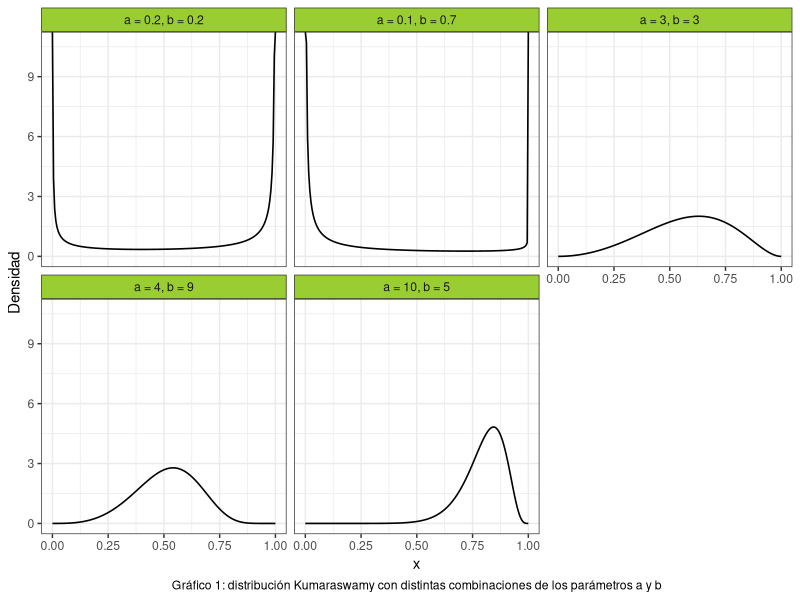
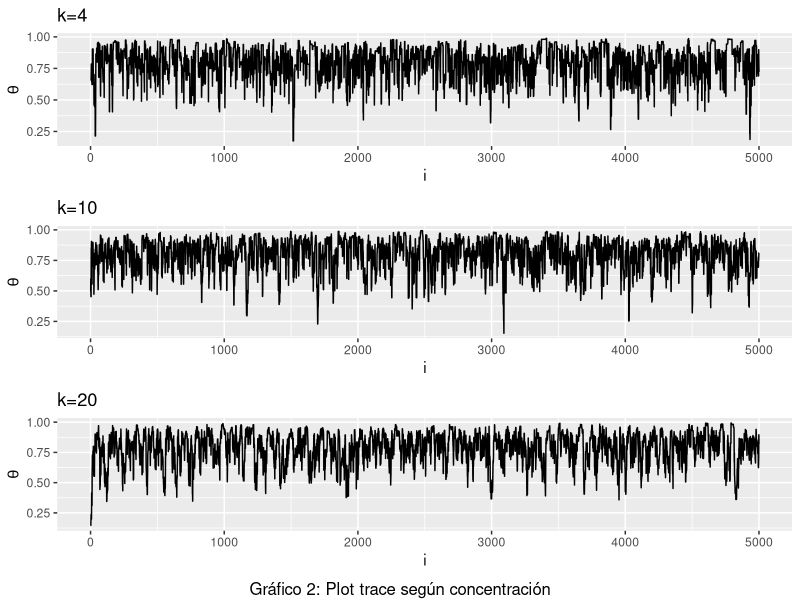
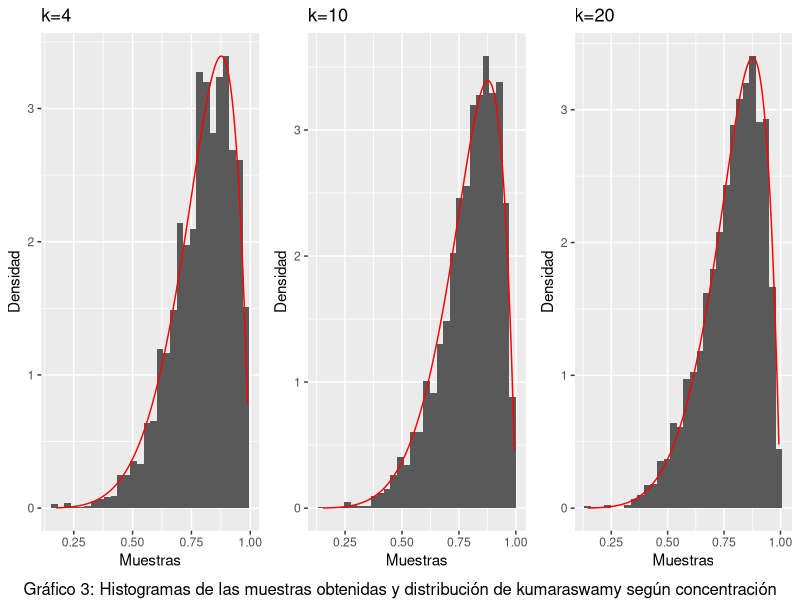
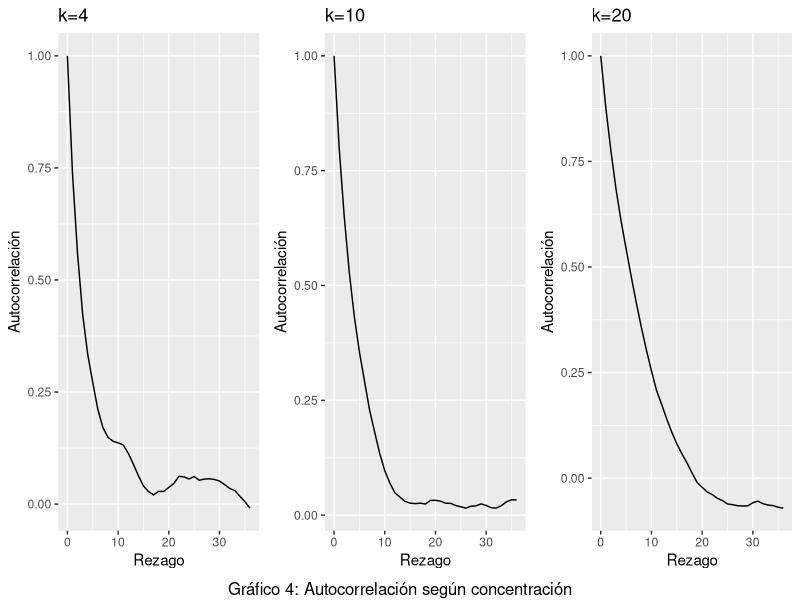
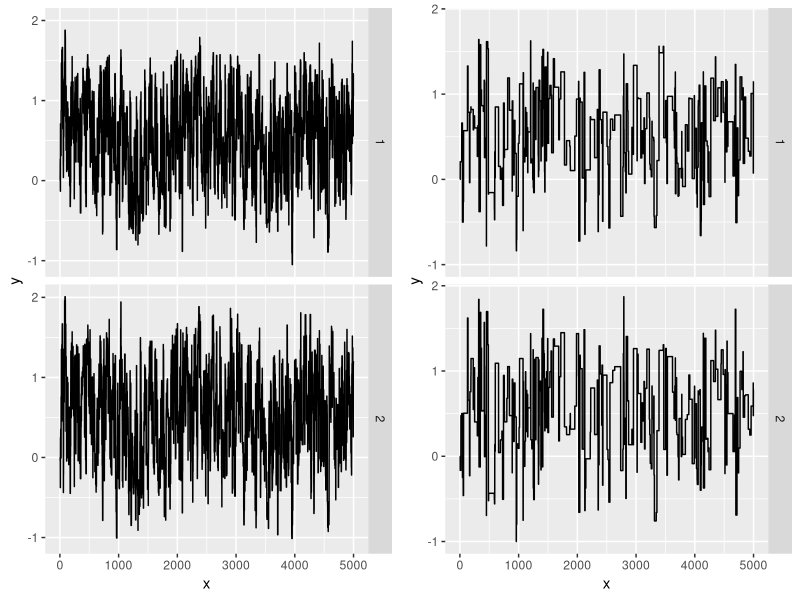
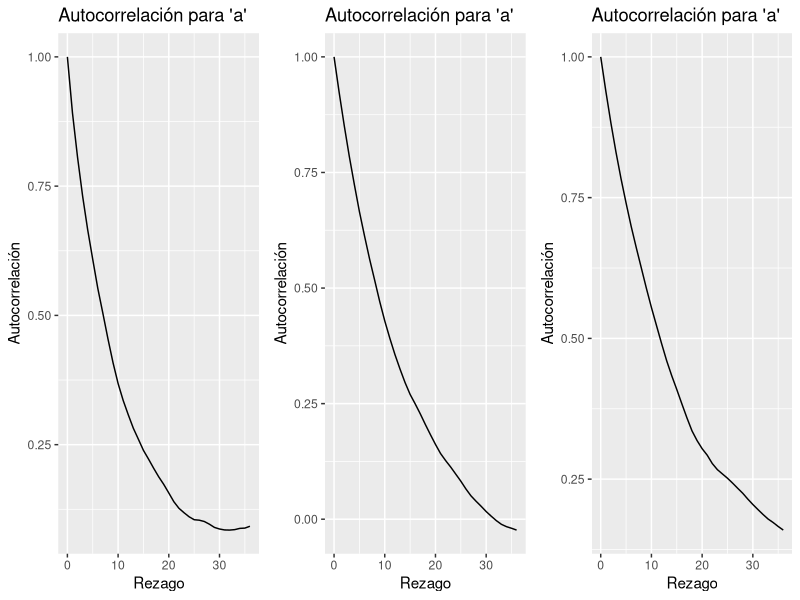
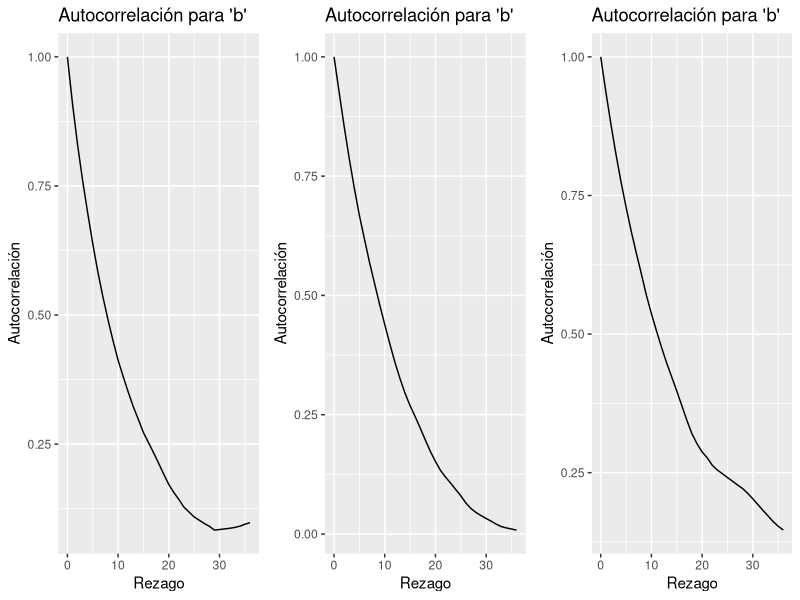

R code for these plots, in order:
## ---- chunk 1
#Librerias
library(ggplot2)
library(dplyr)
library(gridExtra)
library(kableExtra)
library(stats)
library(mvtnorm)
set.seed(394)
## ---- chunk 2

cant_saltos <- 0


sample_mh <- function(d_objetivo, r_propuesta, d_propuesta, p_inicial, n) {
  muestras <- matrix(nrow = n, ncol = length(p_inicial))
  muestras[1, ] <- p_inicial
  
  for(i in 2:n) {
    p_actual <- muestras[i-1,]
    p_nuevo <- r_propuesta(p_actual)
    
    f_nuevo <- d_objetivo(p_nuevo)
    f_actual <- d_objetivo(p_actual)
    
    q_actual <- d_propuesta(p_actual, mean = p_nuevo)
    q_nuevo <- d_propuesta(p_nuevo, mean = p_actual)
    
    alpha <- min(1, (f_nuevo/f_actual)*(q_actual/q_nuevo))
    aceptar <- rbinom(1, 1, alpha)
    
    if(aceptar) { 
      muestras[i,] <- p_nuevo
      cant_saltos <- cant_saltos + 1
      
    } else {
      muestras[i,] <- p_actual
    }
  }
  
  if (ncol(muestras) == 1) {
    muestras <- as.vector(muestras)
  } 
  return(list(muestras=muestras,cant_saltos=cant_saltos))
}

## ---- chunk 3
#Punto 2
# Crear grilla para los valores de "x"
grid_n <- 200
x_grid <- seq(0, 1, length.out = grid_n)

kumaraswamy <- function(x, a, b){
  a*b*(x^(a-1))*((1-(x^a))^(b-1))
}

a <- c(0.2, 0.1, 3, 4, 10)
b <- c(0.2, 0.7, 3, 9, 5)


#Creamos un data frame para graficar la distribución de Kumaraswamy:

data1 <- data.frame(
  Funcion = as.factor(rep(1:5, each = grid_n)),
  Densidad = numeric(5 * grid_n),
  Grilla = rep(x_grid, times = 5)
) 

#Completamos el data frame con las densidades:
for(i in 1:5) {
    indices <- seq(from = 1 + (i - 1) * 200, to = 200 + (i - 1) * 200)
    data1$Densidad[indices] <- kumaraswamy(x_grid, a[i], b[i])
}

# Asigno etiquetas para cada función de kumaraswamy
# levels(data1$Funcion) <- c(
#   expression(a ~ " = 0.2," ~ b ~ "= 0.2"),
#   expression(a ~ " = 0.1," ~ b ~ "= 0.7"),
#   expression(a ~ " = 3," ~ b ~ "= 3"),
#   expression(a ~ " = 4," ~ b ~ "= 9"),
#   expression(a ~ " = 10," ~ b ~ "= 5")
# )

levels(data1$Funcion) <- c("a = 0.2, b = 0.2",
                           "a = 0.1, b = 0.7",
                           "a = 3, b = 3",
                           "a = 4, b = 9",
                           "a = 10, b = 5")

ggplot(data = data1, aes(x = Grilla, y = Densidad)) +
  geom_line(size = 0.55) +
  facet_wrap(~Funcion) +
  theme_bw() +
  labs(x = "x",
       caption = "Gráfico 1: distribución Kumaraswamy con distintas combinaciones de los parámetros a y b") + 
  theme(
    strip.background = element_rect(fill = "olivedrab3"),
    plot.caption = element_text(hjust = 0.5)
  )

## ---- chunk 4
#Punto 3
concentracion3 <- c(4,10,20)
tabla3 <- data.frame ( 
  concentracion = rep(concentracion3, each = 5000),
  muestra = numeric(15000)
  )
tasa3 <- numeric(3)

for (i in 1:3) {
#Funciones a usar
d_objetivo3 <- function(x) kumaraswamy(x, 6, 2)
d_propuesta3 <- function(x, mean) dbeta(x, shape1 = mean * concentracion3[i], shape2 = (1-mean) * concentracion3[i])
r_propuesta3 <- function(x) rbeta(1, shape1 = x * concentracion3[i], shape2 = (1-x) * concentracion3[i])
#Donde x hace referencia a mu
n3 <- 5000
p_inicial3 <- rbeta(1,shape1=2,shape2=2)
funcion3 <- sample_mh(d_objetivo3, r_propuesta3, d_propuesta3, p_inicial3, n3)
indices <- seq(from = 1 + (i - 1) * 5000, to = 5000 + (i - 1) * 5000)
tabla3$muestra[indices] <- funcion3$muestras

tasa3[i] <- funcion3$cant_saltos/n3
} 

#Tasa de aceptacion
tabla3_2 <- data.frame(
  Concentracion = c("4","10","20"),
  Tasa_de_aceptacion = tasa3
) %>%
  kable() %>%
  kable_styling(bootstrap_options = c("striped","hover","condensed")) %>%
  add_footnote("Tabla 1: Tasa de aceptación")

print (tabla3_2)
## ---- chunk 5

#Gata peluda junta
# Agrego una columna con el orden de las muestras
tabla3$orden <- rep(1:5000, times = 3)
tabla3$concentracion <- as.factor(tabla3$concentracion) 


# Gráfico con múltiples líneas
grafico3_1 <- ggplot(data = tabla3, aes(x = orden, y = muestra, group = concentracion, color = concentracion)) +
  geom_line() +
  theme_bw() +
  labs(x = "x", y = "y", color = "Group", caption = "Gráfico: Trace plot para las 3 concentraciones") +
  theme(legend.position = "top")  



#Trace plots
plot_trace <- function(x){
  data.frame(x = seq_along(x), y = x) %>% 
    ggplot() +
    geom_line(aes(x = x, y = y))
}

grafico3_2 <- plot_trace(tabla3$muestra[1:5000]) +
              labs(x = "i", y = expression(theta), title = "k=4")
grafico3_3 <- plot_trace(tabla3$muestra[5001:10000]) +
              labs(x = "i", y = expression(theta), title = "k=10")
grafico3_4 <- plot_trace(tabla3$muestra[10001:15000]) +
              labs(x = "i", y = expression(theta), title = "k=20")

grid.arrange(grafico3_2,grafico3_3,grafico3_4, nrow=3, bottom ="Gráfico 2: Plot trace según concentración")
## ---- chunk 6

#Histogramas
plot_hist <- function(x, d_objetivo3) {
  x_seq <- seq(min(x), max(x), length.out = n3)
  df_hist <- data.frame(x = x)
  df_line <- data.frame(x = x_seq, y = d_objetivo3(x_seq))
  
  ggplot(df_hist)+
    geom_histogram(aes(x = x, y =after_stat(density))) +
    geom_line(aes(x = x, y = y), data = df_line, color = "red")
}

grafico3_5 <- plot_hist(tabla3$muestra[1:5000],d_objetivo3) +
  labs (title = "k=4", x = "Muestras", y = "Densidad")
grafico3_6 <- plot_hist(tabla3$muestra[5001:10000],d_objetivo3) +
  labs (title = "k=10", x = "Muestras", y = "Densidad")
grafico3_7 <- plot_hist(tabla3$muestra[10001:15000],d_objetivo3) +
  labs (title = "k=20", x = "Muestras", y = "Densidad")

grid.arrange(grafico3_5,grafico3_6,grafico3_7,nrow=1, bottom = "Gráfico 3: Histogramas de las muestras obtenidas y distribución de kumaraswamy según concentración")

## ---- chunk 7

#Graficos de autocorrelacion
plot_acf <- function(data, title) {
  acf_result <- acf(data, plot = FALSE)
  ggplot() +
    geom_line(aes(y = acf_result$acf, x = acf_result$lag)) +
    labs(title = title, x = "Rezago", y = "Autocorrelación")
}


grafico3_8 <- plot_acf(tabla3$muestra[1:5000], "k=4")
grafico3_9 <- plot_acf(tabla3$muestra[5001:10000], "k=10")
grafico3_10 <- plot_acf(tabla3$muestra[10001:15000], "k=20")

grid.arrange(grafico3_8,grafico3_9,grafico3_10,nrow=1,  bottom = "Gráfico 4: Autocorrelación según concentración") 

## ---- chunk 8
#Punto 4
muestra4_1 <- tabla3$muestra[1:5000]
muestra4_2 <- tabla3$muestra[5001:10000]
muestra4_3 <- tabla3$muestra[10001:15000]

#Calculo de la media y los percentiles 5 y 95 para X:
variable_x <- data.frame(
  Muestra = c("1", "2", "3"),
  Concentración = c("k=4", "k=10", "k=20"),
  Medias =  c(mean(muestra4_1), mean(muestra4_2), mean(muestra4_3)),
  Percentil_5 = c(quantile(muestra4_1, prob = c(0.05)),
                  quantile(muestra4_2, prob = c(0.05)),
                  quantile(muestra4_3, prob = c(0.05))
                  ),
  Percentil_95 = c(quantile(muestra4_1, prob = c(0.95)),
                  quantile(muestra4_2, prob = c(0.95)),
                  quantile(muestra4_3, prob = c(0.95))
                  )
) %>%
  kable() %>%
  kable_styling(bootstrap_options = c("striped","hover","condensed")) %>%
  add_footnote("Tabla 2: Media y percentiles de X")

print(variable_x)


## ---- chunk 9
#Cálculo de la media y los percentiles 5 y 95 para logit(X):
l_m1 <- log((muestra4_1/(1-muestra4_1)))
l_m2 <- log((muestra4_2/(1-muestra4_2)))
l_m3 <- log((muestra4_3/(1-muestra4_3)))



variable_logit_X <- data.frame(
  Muestra = c("1", "2", "3"),
  Concentración = c("k=4", "k=10", "k=20"),
  Medias = c(mean(l_m1), mean(l_m2), mean(l_m3)),
  Percentil_5 = c(quantile(l_m1, prob = c(0.05)),
                  quantile(l_m2, prob = c(0.05)),
                  quantile(l_m3, prob = c(0.05))
                  ),
  Percentil_95 = c(quantile(l_m1, prob = c(0.95)),
                  quantile(l_m2, prob = c(0.95)),
                  quantile(l_m3, prob = c(0.95))
                  )
) %>%
  kable() %>%
  kable_styling(bootstrap_options = c("striped","hover","condensed")) %>%
  add_footnote("Tabla 3: Media y percentiles de logit(X)")


print(variable_logit_X)


## ---- chunk 10
#Paso 7

# Funciones a utilizar
#1.Trace plot
plot_trace <- function(x, y) {
  n <- length(x)
  df <- data.frame(
    x = rep(1:n, 2),
    y = c(x,y),
    dimension = rep(1:2, each = n)
  )
  
  ggplot(df) + 
    geom_line(aes(x = x, y = y)) +
    facet_grid(rows = vars(dimension))
}


#2. Cálculo de R sombrero

W <- function(muestras) {
  
  mean(apply(muestras, 2, var))
 
}


B <-  function(muestras, M, S) {
  media_g <- mean(muestras)
  media_cadena <- mean(apply(muestras, 2, mean))
  
  
  b <- (S/(M-1))* sum((media_cadena-media_g)^2)
  #S = cantidad observaciones
  #M = cantidad muestras
  return(b)
}


r_hat <- function(x) {
  S <- nrow(x)
  M <- ncol(x)
  W <- W(x)
  B <- B(x, M, S)
  
  sqrt(((S/(S-1))*W + (1/S)*B)/W)
}

#3. Número efectivo de muestras
n_eff <- function(muestras){
  S <- length(muestras)
  autocorr <- acf(muestras, plot = F, lag = Inf)$acf
  limite <- which((autocorr < 0.001))[1] #sumamos hasta ese valor
  denom <- 1 + 2 * sum(autocorr[2:limite])
  
  S/denom
  
}


n7 <- 5000
funcion7_1 <- function(matriz_cov) {
    d_objetivo7 <- function(x) dmvnorm(x,c(0.4,0.75),matrix(c(1.35,0.4,0.4,2.4),nrow=2))
    d_propuesta7 <- function(x, mean) dmvnorm(x,mean = mean ,sigma = matriz_cov)
    r_propuesta7 <- function(x) rmvnorm(1, mean = x, sigma = matriz_cov)  


funcion7 <- sample_mh(d_objetivo7,r_propuesta7,d_propuesta7,c(0,0),n7)
muestra7 <- funcion7$muestras
grafico7_1 <- plot_trace(muestra7[,1],muestra7[,2])
r_sombrero <- r_hat(muestra7)
n_eff7_1 <- n_eff(muestra7[,1])
n_eff7_2 <- n_eff(muestra7[,2])
 return(list(grafico = grafico7_1, n1 = n_eff7_1, n2 = n_eff7_2, r = r_sombrero,
             muestra7 = muestra7))

}

#Evalucación de diferentes matrices de variancia y covariancia
matriz1 <- funcion7_1(matrix(c(2, 0.5, 0.5, 3), nrow = 2))
matriz2 <- funcion7_1(matrix(c(2, 0, 0, 3), nrow = 2))
matriz3 <- funcion7_1(matrix(c(0.4, 0, 0, 0.4), nrow = 2))
matriz4 <- funcion7_1(matrix(c(1, 0, 0, 1), nrow = 2))
matriz5 <- funcion7_1(matrix(c(5, 0, 0, 6), nrow = 2))

tabla <- data.frame(
  Matriz = c("1", "2", "3", "4", "5"),
  Num_efectivo_p1 = trunc(c(matriz1$n1, matriz2$n1, matriz3$n1, matriz4$n1, matriz5$n1)),
  Num_efectivo_p2 = trunc(c(matriz1$n2, matriz2$n2, matriz3$n2, matriz4$n2, matriz5$n2))
)
tabla
#Nos quedariamos con la ultima matriz.
## ---- chunk 11
#Punto 8: se calculan las probabilidades con la última matriz de var y cov.
muestra7 <- as.data.frame(matriz5$muestra7)
colnames(muestra7) <- c("X", "Y")

#Probabilidades estimadas
#Probabilidad n°1:
prob1 <- muestra7 %>% 
  filter(X > 1) %>% 
  count(Y < 0)

prob1$n[2]/(n7)


#Probabilidad n°2:
prob2 <- muestra7 %>% 
  filter(X > 1) %>% 
  count(Y > 2)

prob2$n[2]/(n7)



#Probabilidad n°3:
prob3 <- muestra7 %>% 
  filter(X > 0.4) %>% 
  count(Y > 0.75)

prob3$n[2]/(n7)



#Probabilidades reales:

#Probabilidad n°1:
pmvnorm(lower = c(1, -Inf), upper = c(Inf, 0), 
        mean = c(0.4, 0.75), sigma = matrix(c(1.35, 0.4, 0.4, 2.4), nrow = 2))

#Cómo funcionan "lower" y "upper"? 
#"lower" es un vector que indica los limites inferiores de cada variable: 1 para X y -Infinito para Y; "upper" funciona de manera igual.


#Probabilidad n°2:
pmvnorm(lower = c(1, 2), upper = c(Inf, Inf), 
        mean = c(0.4, 0.75), sigma = matrix(c(1.35, 0.4, 0.4, 2.4), nrow = 2))



#Probabilidad n°3:
pmvnorm(lower = c(0.4, 0.75), upper = c(Inf, Inf), 
        mean = c(0.4, 0.75), sigma = matrix(c(1.35, 0.4, 0.4, 2.4), nrow = 2))


## ---- chunk 12
#Punto 9

p_estrella <- function(x, a, b){
  exp(-((((a - x[1])^2) + b * ((x[2] - x[1])^2))^2))
}



n9 <- 5000

funcion9_1 <- function(matriz_cov) {
    d_objetivo9 <- function(x) p_estrella(x, 0.5, 5)
    d_propuesta9 <- function(x, mean) dmvnorm(x, mean = mean, sigma = matriz_cov)
    r_propuesta9 <- function(x) rmvnorm(1, mean = x, sigma = matriz_cov)  
    
    funcion9 <- sample_mh(d_objetivo9,r_propuesta9,d_propuesta9,c(0,0),n9)
    muestra9 <- funcion9$muestras
    grafico9_1 <- plot_trace(muestra9[,1],muestra9[,2])
    
    n_eff9_1 <- n_eff(muestra9[,1])
    n_eff9_2 <- n_eff(muestra9[,2])
    tasa9 <- funcion9$cant_saltos/n9
    autocorr_1 <- acf(muestra9[,1], plot = F)
    autocorr_2 <- acf(muestra9[,2], plot = F)
    
    return(list(grafico = grafico9_1, n1 = n_eff9_1, n2 = n_eff9_2,
             muestra9 = muestra9, tasa9 = tasa9, autocorr_p1 = autocorr_1,
             autocorr_p2 = autocorr_2))

}


matriz1 <- funcion9_1(matrix(c(0.3, 0.1, 0.1, 0.2), nrow = 2))
matriz2 <- funcion9_1(matrix(c(2, 0, 0, 2), nrow = 2))
matriz3 <- funcion9_1(matrix(c(4, 1, 1, 4), nrow = 2))



grafico9_1_1 <- ggplot()+
  geom_line(aes(y = matriz1$autocorr_p1$acf, x = matriz1$autocorr_p1$lag)) +
  labs (title = "Autocorrelación para 'a' ", x = "Rezago", y = "Autocorrelación")

grafico9_1_2 <- ggplot()+
  geom_line(aes(y = matriz1$autocorr_p2$acf, x = matriz1$autocorr_p2$lag)) +
  labs (title = "Autocorrelación para 'b' ", x = "Rezago", y = "Autocorrelación")


grafico9_2_1 <- ggplot()+
  geom_line(aes(y = matriz2$autocorr_p1$acf, x = matriz2$autocorr_p1$lag)) +
  labs (title = "Autocorrelación para 'a' ", x = "Rezago", y = "Autocorrelación")

grafico9_2_2 <- ggplot()+
  geom_line(aes(y = matriz2$autocorr_p2$acf, x = matriz2$autocorr_p2$lag)) +
  labs (title = "Autocorrelación para 'b' ", x = "Rezago", y = "Autocorrelación")

grafico9_3_1 <- ggplot()+
  geom_line(aes(y = matriz3$autocorr_p1$acf, x = matriz3$autocorr_p1$lag)) +
  labs (title = "Autocorrelación para 'a' ", x = "Rezago", y = "Autocorrelación")


grafico9_3_2 <- ggplot()+
  geom_line(aes(y = matriz3$autocorr_p2$acf, x = matriz3$autocorr_p2$lag)) +
  labs (title = "Autocorrelación para 'b' ", x = "Rezago", y = "Autocorrelación")
## ---- chunk 13
grid.arrange(matriz1$grafico, matriz3$grafico, ncol= 2)

tasas <- data.frame(
  Matriz = c("1", "2", "3"),
  Tasa = c(matriz1$tasa9, matriz2$tasa9, matriz3$tasa9)
)


grid.arrange(grafico9_1_1, grafico9_2_1, grafico9_3_1, ncol = 3)
grid.arrange(grafico9_1_2, grafico9_2_2, grafico9_3_2, ncol = 3)
## ---- chunk 14
#Punto 10
muestra9 <- as.data.frame(matriz1$muestra9)
colnames(muestra9) <- c("X", "Y")

#Probabilidades estimadas
#Probabilidad n°1:
prob1 <- muestra9 %>% 
  filter(X > 0 & X < 1 ) %>% 
  count(Y < 1 & Y > 0)

prob1$n[2]/(n9)



#Probabilidad n°2:
prob2 <- muestra9 %>% 
  filter(X > -1 & X < 0 ) %>% 
  count(Y < 1 & Y > 0)

prob2$n[2]/(n9)




#Probabilidad n°3:
prob3 <- muestra9 %>% 
  filter(X > 1 & X < 2 ) %>% 
  count(Y < 3 & Y > 2)

prob3$n[2]/(n9)
## ---- chunk 15
# Punto 11
# Calculo P(0<X1<1, 0<X2<1)

k <- 10000
u <- matrix(runif(k*2), ncol = 2)
p_estrella_eval <- numeric(k)

for (i in 1:k) {
  p_estrella_eval[i] <- p_estrella(u[i,], 0.5, 5)
}

rdo_prob1 <- mean(p_estrella_eval)

# Calculo P(-1<X1<0, 0<X2<1)

u <- matrix(c(runif(k, min = -1, max = 0),
              runif(k, min = 0, max = 1)),
            ncol = 2)

for (i in 1:k) {
  p_estrella_eval[i] <- p_estrella(u[i,], 0.5, 5)
}

rdo_prob2 <- mean(p_estrella_eval)

# Calculo P(1<X1<2, 2<X2<3)

u <- matrix(c(runif(k, min = 1, max = 2),
              runif(k, min = 2, max = 3)),
            ncol = 2)

for (i in 1:k) {
  p_estrella_eval[i] <- p_estrella(u[i,], 0.5, 5)
}

rdo_prob3 <- mean(p_estrella_eval)
